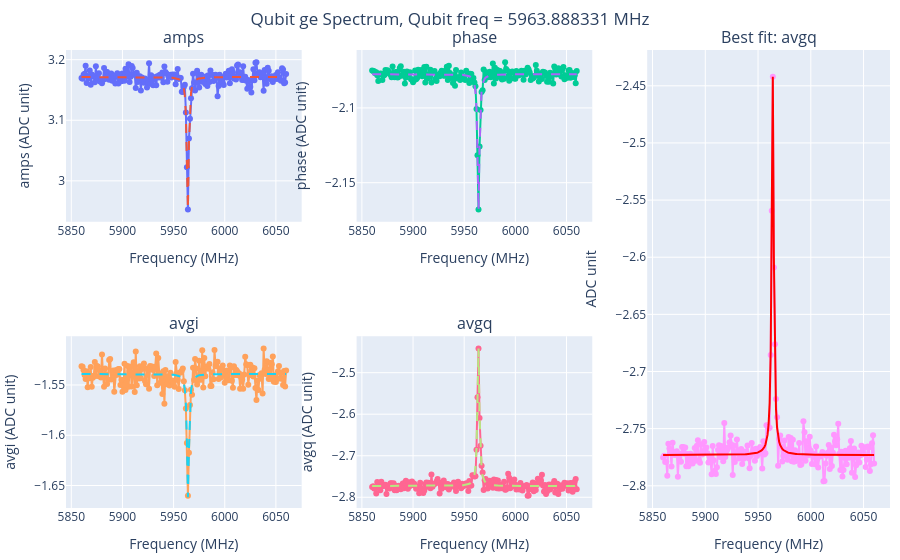

Notebook cell for this chart:
### Markdown cell above
# Qubit Spectrum ge

### Code cell
from single_qubit_pyscrip_v1_3.s003_qubit_spec_ge import Qubit_Twotone

center = 5960
# center = round(cooling_freq['f12']*1e3,3)
SPAN = 100
START_FREQ = center - SPAN # [MHz]
STOP_FREQ = center + SPAN  # [MHz]

STEPS = 201

config['nqz_qubit'] = 2

run_cfg = select_config_idx(config, qubit_idx)
run_cfg.update([('steps', STEPS), 
                ('qubit_freq_ge', QickSweep1D('freqloop', START_FREQ, STOP_FREQ)),
                ('qmixer_freq',center),
                ('qubit_gain_ge', 0.2),
                ('res_gain_ge', 0.3),
                ('qubit_length_ge', 5),
                ('relax_delay',1),
                ('cooling', False),  # Set to False for qubit spectroscopy
                ('qubit_ch',2)
                ])

spectrum_ge = Qubit_Twotone(soc, soccfg, run_cfg)
f_ge = spectrum_ge.run(30, liveplot=True)
# f_ge = spectrum_ge.plot()
config['qubit_freq_ge'][qubit_idx] = f_ge
config['qmixer_freq'][qubit_idx] = f_ge
# spectrum_ge.saveLabber(qubit_idx, yoko_value=yoko_value)

### Figure 1 — Plotly figure (JSON) as saved in the notebook; plotly's stock layout.template omitted (floating-point values rounded to 4 significant figures; data arrays with more than 128 entries replaced by an {"elided": "..."} marker saying what was removed)
{"data": [{"mode": "lines+markers", "name": "amps data", "showlegend": false, "type": "scatter", "x": {"elided": "201 float values"}, "xaxis": "x", "y": {"elided": "201 float values"}, "yaxis": "y"}, {"line": {"dash": "dash"}, "mode": "lines", "name": "amps fit", "showlegend": false, "type": "scatter", "x": {"elided": "201 float values"}, "xaxis": "x", "y": {"elided": "201 float values"}, "yaxis": "y"}, {"mode": "lines+markers", "name": "phase data", "showlegend": false, "type": "scatter", "x": {"elided": "201 float values"}, "xaxis": "x2", "y": {"elided": "201 float values"}, "yaxis": "y2"}, {"line": {"dash": "dash"}, "mode": "lines", "name": "phase fit", "showlegend": false, "type": "scatter", "x": {"elided": "201 float values"}, "xaxis": "x2", "y": {"elided": "201 float values"}, "yaxis": "y2"}, {"mode": "lines+markers", "name": "avgi data", "showlegend": false, "type": "scatter", "x": {"elided": "201 float values"}, "xaxis": "x4", "y": {"elided": "201 float values"}, "yaxis": "y4"}, {"line": {"dash": "dash"}, "mode": "lines", "name": "avgi fit", "showlegend": false, "type": "scatter", "x": {"elided": "201 float values"}, "xaxis": "x4", "y": {"elided": "201 float values"}, "yaxis": "y4"}, {"mode": "lines+markers", "name": "avgq data", "showlegend": false, "type": "scatter", "x": {"elided": "201 float values"}, "xaxis": "x5", "y": {"elided": "201 float values"}, "yaxis": "y5"}, {"line": {"dash": "dash"}, "mode": "lines", "name": "avgq fit", "showlegend": false, "type": "scatter", "x": {"elided": "201 float values"}, "xaxis": "x5", "y": {"elided": "201 float values"}, "yaxis": "y5"}, {"mode": "lines+markers", "name": "avgq data", "showlegend": false, "type": "scatter", "x": {"elided": "201 float values"}, "xaxis": "x3", "y": {"elided": "201 float values"}, "yaxis": "y3"}, {"line": {"color": "red"}, "mode": "lines", "name": "best fit", "showlegend": false, "type": "scatter", "x": {"elided": "201 float values"}, "xaxis": "x3", "y": {"elided": "201 float values"}, "yaxis": "y3"}], "layout": {"annotations": [{"font": {"size": 16}, "showarrow": false, "text": "amps", "x": 0.143, "xanchor": "center", "xref": "paper", "y": 1, "yanchor": "bottom", "yref": "paper"}, {"font": {"size": 16}, "showarrow": false, "text": "phase", "x": 0.4957, "xanchor": "center", "xref": "paper", "y": 1, "yanchor": "bottom", "yref": "paper"}, {"font": {"size": 16}, "showarrow": false, "text": "Best fit: avgq", "x": 0.8527, "xanchor": "center", "xref": "paper", "y": 1, "yanchor": "bottom", "yref": "paper"}, {"font": {"size": 16}, "showarrow": false, "text": "avgi", "x": 0.143, "xanchor": "center", "xref": "paper", "y": 0.375, "yanchor": "bottom", "yref": "paper"}, {"font": {"size": 16}, "showarrow": false, "text": "avgq", "x": 0.4957, "xanchor": "center", "xref": "paper", "y": 0.375, "yanchor": "bottom", "yref": "paper"}], "autosize": true, "margin": {"b": 30, "l": 10, "pad": 0, "r": 10, "t": 50}, "showlegend": false, "title": {"text": "Qubit ge Spectrum, Qubit freq = 5963.888331 MHz", "x": 0.5, "xanchor": "center"}, "xaxis": {"anchor": "y", "constrain": "domain", "domain": [0, 0.286], "title": {"text": "Frequency (MHz)"}}, "xaxis2": {"anchor": "y2", "constrain": "domain", "domain": [0.3527, 0.6387], "title": {"text": "Frequency (MHz)"}}, "xaxis3": {"anchor": "y3", "constrain": "domain", "domain": [0.7053, 1], "title": {"text": "Frequency (MHz)"}}, "xaxis4": {"anchor": "y4", "constrain": "domain", "domain": [0, 0.286], "title": {"text": "Frequency (MHz)"}}, "xaxis5": {"anchor": "y5", "constrain": "domain", "domain": [0.3527, 0.6387], "title": {"text": "Frequency (MHz)"}}, "yaxis": {"anchor": "x", "constrain": "domain", "domain": [0.625, 1], "title": {"text": "amps (ADC unit)"}}, "yaxis2": {"anchor": "x2", "constrain": "domain", "domain": [0.625, 1], "title": {"text": "phase (ADC unit)"}}, "yaxis3": {"anchor": "x3", "constrain": "domain", "domain": [0, 1], "title": {"text": "ADC unit"}}, "yaxis4": {"anchor": "x4", "constrain": "domain", "domain": [0, 0.375], "title": {"text": "avgi (ADC unit)"}}, "yaxis5": {"anchor": "x5", "constrain": "domain", "domain": [0, 0.375], "title": {"text": "avgq (ADC unit)"}}}}
